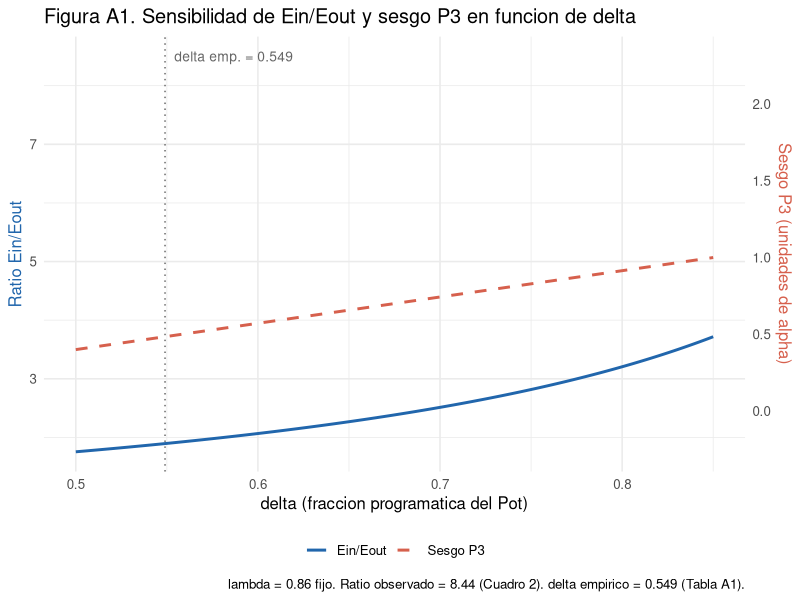

Generate this figure with R:
library(ggplot2)

# --- Parámetros ---
lambda     <- 0.86
delta_emp  <- 0.549
ratio_obs  <- 8.44

# --- Grilla de delta ---
delta_seq <- seq(0.50, 0.85, by = 0.001)

# Fórmulas derivadas del modelo
ein_eout <- (1 / (1 - lambda * delta_seq))
sesgo_p3 <- 1 - (1 - delta_seq)  # = delta_seq, escalado a unidades de alpha

# Escalar sesgo para eje derecho
sesgo_scaled <- sesgo_p3 * (max(ein_eout) - min(ein_eout)) /
  (max(sesgo_p3) - min(sesgo_p3)) *
  (1/1.25) + min(ein_eout) - 0.5

df_sens <- data.frame(
  delta    = delta_seq,
  ein_eout = ein_eout,
  sesgo    = sesgo_scaled
)

# --- Plot ---
p05 <- ggplot(df_sens, aes(x = delta)) +
  geom_line(aes(y = ein_eout, color = "Ein/Eout"), linewidth = 1.0) +
  geom_line(aes(y = sesgo,    color = "Sesgo P3"), linewidth = 1.0,
            linetype = "dashed") +
  geom_vline(xintercept = delta_emp, linetype = "dotted", color = "grey40") +
  annotate("text", x = delta_emp + 0.005, y = 8.5,
           label = paste("delta emp. =", delta_emp),
           color = "grey40", hjust = 0, size = 3.5) +
  scale_color_manual(values = c("Ein/Eout" = "#2166ac",
                                "Sesgo P3" = "#d6604d")) +
  scale_y_continuous(
    name = "Ratio Ein/Eout",
    sec.axis = sec_axis(~ (. - min(df_sens$sesgo)) /
                          (max(df_sens$sesgo) - min(df_sens$sesgo)) *
                          (1.00 - 0.40) + 0.40,
                        name = "Sesgo P3 (unidades de alpha)")
  ) +
  labs(
    title   = "Figura A1. Sensibilidad de Ein/Eout y sesgo P3 en funcion de delta",
    x       = "delta (fraccion programatica del Pot)",
    color   = NULL,
    caption = paste0("lambda = ", lambda, " fijo. ",
                     "Ratio observado = ", ratio_obs,
                     " (Cuadro 2). delta empirico = ", delta_emp,
                     " (Tabla A1).")
  ) +
  theme_minimal(base_size = 12) +
  theme(
    legend.position   = "bottom",
    axis.title.y.left  = element_text(color = "#2166ac"),
    axis.title.y.right = element_text(color = "#d6604d")
  )

ggsave("plots/05_sensibilidad_delta.png", p05,
       width = 9, height = 5.5, dpi = 300)
cat("Guardado.\n")
